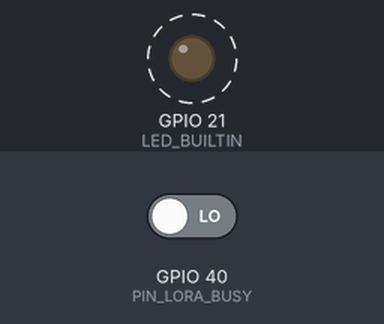
Simulated run of this sketch. Board: Seeed XIAO ESP32-S3. Parts: output pins drawn as LEDs (lit = HIGH). Dashed ring = blinking. The test bench sets the inputs (shaded band); at power-on: GPIO 40 (PIN_LORA_BUSY) LOW. Pins used as bus, display or sensor lines are not drawn; what the sketch prints to the serial monitor is not drawn.

Above: at 2.8 s.
Timing chart, 0 to 6.9 s (numbered marks = the images above):
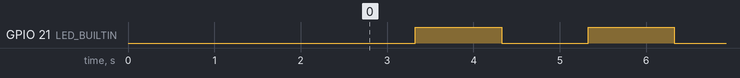

The sketch:

sx1262_probe.ino
```cpp
// sx1262_probe - hardware bring-up diagnostic for
// Seeed XIAO ESP32-S3 + Wio-SX1262 LoRa module.
//
// Meshtastic 2.7.26 hangs during setup() on this board: the boot log stops
// partway through hardware init and the node never advertises BLE. This sketch
// exercises the same peripherals Meshtastic touches, but with a hard timeout on
// every step, so a hang becomes a printed failure instead of a silent lockup.
//
// Everything here is deliberately dependency-free - no RadioLib, no Meshtastic -
// so a failure points at the hardware rather than at a library.

#include <Wire.h>
#include <SPI.h>

// Pin map from meshtastic/firmware variants/esp32s3/seeed_xiao_s3/variant.h
static const int PIN_LORA_CS    = 41;
static const int PIN_LORA_DIO1  = 39;
static const int PIN_LORA_RESET = 42;
static const int PIN_LORA_BUSY  = 40;
static const int PIN_LORA_SCK   = 7;
static const int PIN_LORA_MISO  = 8;
static const int PIN_LORA_MOSI  = 9;

static const int PIN_I2C_SDA = 5;
static const int PIN_I2C_SCL = 6;

// SX126x opcodes
static const uint8_t OP_GET_STATUS   = 0xC0;
static const uint8_t OP_READ_REGISTER = 0x1D;
static const uint8_t OP_SET_STANDBY  = 0x80;

// LoRa sync word register - reads 0x1424 on a healthy, freshly reset SX1262.
static const uint16_t REG_LORA_SYNC_WORD = 0x0740;

static SPIClass loraSpi(FSPI);

static void banner(const char *s) {
  Serial.println();
  Serial.print("=== ");
  Serial.print(s);
  Serial.println(" ===");
}

// Wait for BUSY to go low. Returns true on success, false on timeout.
// A permanently-high BUSY is the classic "radio is not answering" signature and
// is exactly where a naive driver would spin forever.
static bool waitBusy(uint32_t timeoutMs) {
  uint32_t start = millis();
  while (digitalRead(PIN_LORA_BUSY) == HIGH) {
    if (millis() - start > timeoutMs) return false;
    delay(1);
  }
  return true;
}

static void spiBegin() {
  digitalWrite(PIN_LORA_CS, LOW);
  delayMicroseconds(2);
}

static void spiEnd() {
  delayMicroseconds(2);
  digitalWrite(PIN_LORA_CS, HIGH);
}

void setup() {
  Serial.begin(115200);

  // Native USB CDC: give the host time to enumerate and open the port, otherwise
  // the whole report is written into the void before anyone is listening.
  uint32_t t0 = millis();
  while (!Serial && millis() - t0 < 8000) delay(10);
  delay(2000);

  pinMode(LED_BUILTIN, OUTPUT);
  digitalWrite(LED_BUILTIN, LOW);  // XIAO onboard LED is active-low

  Serial.println();
  Serial.println("########################################");
  Serial.println("# XIAO ESP32-S3 + Wio-SX1262 probe");
  Serial.println("########################################");
  Serial.printf("chip      : %s rev %d, %d core(s)\n",
                ESP.getChipModel(), ESP.getChipRevision(), ESP.getChipCores());
  Serial.printf("flash     : %u bytes\n", (unsigned)ESP.getFlashChipSize());
  Serial.printf("psram     : %u bytes\n", (unsigned)ESP.getPsramSize());
  Serial.printf("free heap : %u bytes\n", (unsigned)ESP.getFreeHeap());

  // ---------------------------------------------------------------- I2C ----
  // Meshtastic's boot log stops during its I2C scan, so check the bus can even
  // idle high before scanning it. Both lines are open-drain and must be pulled
  // up; a line stuck low means a jammed bus, which is a real hang candidate.
  banner("I2C bus");
  pinMode(PIN_I2C_SDA, INPUT_PULLUP);
  pinMode(PIN_I2C_SCL, INPUT_PULLUP);
  delay(5);
  int sdaIdle = digitalRead(PIN_I2C_SDA);
  int sclIdle = digitalRead(PIN_I2C_SCL);
  Serial.printf("SDA(gpio%d) idle = %s\n", PIN_I2C_SDA, sdaIdle ? "HIGH (ok)" : "LOW  (STUCK!)");
  Serial.printf("SCL(gpio%d) idle = %s\n", PIN_I2C_SCL, sclIdle ? "HIGH (ok)" : "LOW  (STUCK!)");

  Wire.begin(PIN_I2C_SDA, PIN_I2C_SCL, 100000);
  Wire.setTimeOut(50);  // ms - never block forever
  int found = 0;
  for (uint8_t addr = 1; addr < 127; addr++) {
    Wire.beginTransmission(addr);
    if (Wire.endTransmission() == 0) {
      Serial.printf("  device at 0x%02X\n", addr);
      found++;
    }
    delay(2);
  }
  Serial.printf("i2c devices found: %d\n", found);
  Serial.println("i2c scan COMPLETED without hanging");

  // --------------------------------------------------------------- SX1262 --
  banner("SX1262 radio");
  pinMode(PIN_LORA_CS, OUTPUT);
  digitalWrite(PIN_LORA_CS, HIGH);
  pinMode(PIN_LORA_RESET, OUTPUT);
  digitalWrite(PIN_LORA_RESET, HIGH);
  pinMode(PIN_LORA_BUSY, INPUT);
  pinMode(PIN_LORA_DIO1, INPUT);

  Serial.printf("BUSY(gpio%d) before reset = %d\n", PIN_LORA_BUSY, digitalRead(PIN_LORA_BUSY));

  loraSpi.begin(PIN_LORA_SCK, PIN_LORA_MISO, PIN_LORA_MOSI, PIN_LORA_CS);
  loraSpi.beginTransaction(SPISettings(2000000, MSBFIRST, SPI_MODE0));

  // Hardware reset: datasheet asks for >100us low.
  digitalWrite(PIN_LORA_RESET, LOW);
  delay(2);
  digitalWrite(PIN_LORA_RESET, HIGH);
  delay(5);

  bool busyOk = waitBusy(1000);
  Serial.printf("BUSY after reset       = %s\n",
                busyOk ? "went LOW (radio responding)" : "STUCK HIGH after 1000ms (NO RADIO)");

  // GetStatus - the cheapest liveness check.
  spiBegin();
  loraSpi.transfer(OP_GET_STATUS);
  uint8_t status = loraSpi.transfer(0x00);
  spiEnd();
  uint8_t chipMode = (status >> 4) & 0x07;
  uint8_t cmdStat  = (status >> 1) & 0x07;
  Serial.printf("GetStatus             = 0x%02X (chipMode=%d cmdStatus=%d)\n",
                status, chipMode, cmdStat);

  waitBusy(100);

  // ReadRegister of the LoRa sync word. On a healthy SX1262 straight out of
  // reset this reads 0x1424. It is a much stronger presence test than
  // GetStatus, because a floating MISO yields 0x00/0xFF rather than 0x1424.
  spiBegin();
  loraSpi.transfer(OP_READ_REGISTER);
  loraSpi.transfer((REG_LORA_SYNC_WORD >> 8) & 0xFF);
  loraSpi.transfer(REG_LORA_SYNC_WORD & 0xFF);
  loraSpi.transfer(0x00);  // NOP while the chip fetches
  uint8_t syncHi = loraSpi.transfer(0x00);
  uint8_t syncLo = loraSpi.transfer(0x00);
  spiEnd();
  uint16_t sync = ((uint16_t)syncHi << 8) | syncLo;
  Serial.printf("SyncWord reg 0x0740   = 0x%04X (expect 0x1424)\n", sync);

  loraSpi.endTransaction();

  banner("VERDICT");
  bool radioPresent = busyOk && (sync == 0x1424);
  if (radioPresent) {
    Serial.println("SX1262 IS PRESENT and responding correctly over SPI.");
  } else if (status == 0x00 || status == 0xFF) {
    Serial.println("SX1262 NOT RESPONDING - SPI reads are all 0x00/0xFF.");
    Serial.println("Module is likely not seated, not powered, or on different pins.");
  } else {
    Serial.println("SX1262 responded but not as expected - check wiring/seating.");
  }
  Serial.println();
  Serial.println("Probe finished. Heartbeat follows; if you see it, nothing hung.");
}

void loop() {
  static uint32_t n = 0;
  digitalWrite(LED_BUILTIN, (n % 2) ? HIGH : LOW);
  Serial.printf("heartbeat %lu  uptime=%lus  heap=%u\n",
                (unsigned long)n++, (unsigned long)(millis() / 1000),
                (unsigned)ESP.getFreeHeap());
  delay(1000);
}
```

Measured:
- by itself, GPIO 21 (LED_BUILTIN): alternates HIGH for 1.0 s and LOW for 1.0 s
